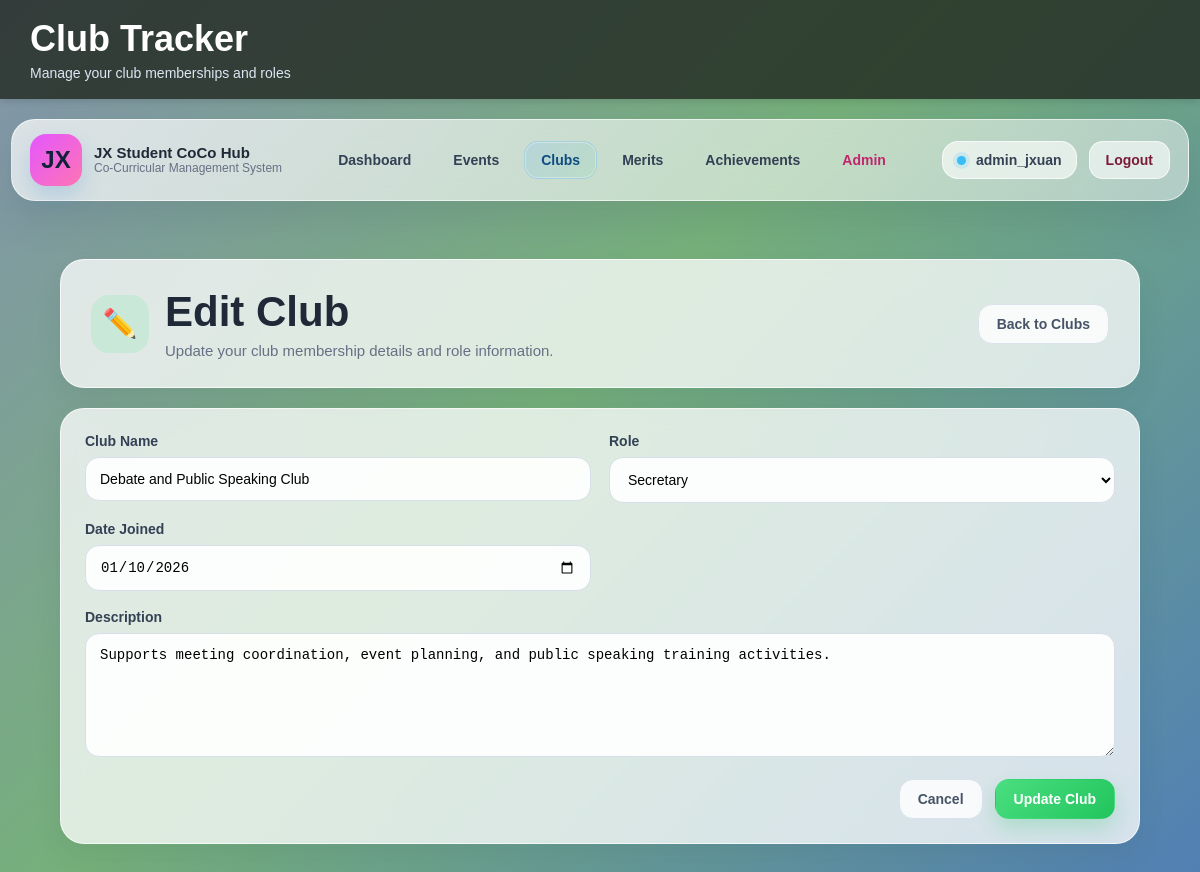
The page /club/club_edit.php?club_id=14 (signed in) on the database its author committed.
### tables this page shows
CREATE TABLE `clubs` (
  `club_id` int(11) NOT NULL,
  `user_id` int(11) NOT NULL,
  `club_name` varchar(255) NOT NULL,
  `role` varchar(100) NOT NULL,
  `join_date` date NOT NULL,
  `description` text DEFAULT NULL
);

### club/club_edit.php (the view, shortened to what this page needs)
<?php
include("../db.php");
$user_id = $_SESSION['user_id'];
$club_id = mysqli_real_escape_string($con, $_GET['club_id']);
$select_query = "SELECT * FROM clubs WHERE club_id='$club_id' AND user_id='$user_id'";
$select_result = mysqli_query($con, $select_query);
$row = mysqli_fetch_assoc($select_result);
if(isset($_POST['submit'])) {
    $club_name = mysqli_real_escape_string($con, trim($_POST['club_name']));
    $role = mysqli_real_escape_string($con, trim($_POST['role']));
    $join_date = mysqli_real_escape_string($con, trim($_POST['join_date']));
    $description = mysqli_real_escape_string($con, trim($_POST['description']));
    if(!empty($club_name) && !empty($role) && !empty($join_date)) {
        $check_query = "SELECT * FROM clubs WHERE user_id='$user_id' AND club_name='$club_name' AND role='$role' AND club_id != '$club_id'";
        $check_result = mysqli_query($con, $check_query);
        if (mysqli_num_rows($check_result) > 0) {
            $message = "You already have another record as '$role' in '$club_name'.";
            $message_type = "error";
        } else {
            $current_date = date("Y-m-d");
            if ($join_date > $current_date) {
                $message = "Date Joined cannot be in the future.";
                $message_type = "error";
            } else {
                $update_query = "UPDATE clubs SET club_name='$club_name', role='$role', join_date='$join_date', description='$description' WHERE club_id='$club_id' AND user_id='$user_id'";
                if(mysqli_query($con, $update_query)) {
                    header("Location: club_list.php?status=updated");
                    exit();
                } else {
                    $message = "Error updating club. Please try again.";
                    $message_type = "error";
                }
            }
        }
    } else {
        $message = "Club Name, Role, and Date Joined are required fields.";
        $message_type = "error";
    }
} else {
    $club_name = $row['club_name'];
    $role = $row['role'];
    $join_date = $row['join_date'];
    $description = $row['description'];
}
include("../partials/header.php");
include("../partials/navbar.php");
?>
<div class="container module-shell club-shell">
    <section class="module-hero module-hero-club">
        <div class="module-hero-main">
            <div class="module-hero-icon club-accent-soft">✏️</div>
            <div class="module-hero-text-wrap">
                <h2>Edit Club</h2>
                <p>Update your club membership details and role information.</p>
            </div>
        </div>
        <div class="module-hero-actions">
            <a href="club_list.php" class="module-btn module-btn-secondary">Back to Clubs</a>
        </div>
    </section>
    <section class="module-form-card">
        <form method="POST" action="" class="module-form-layout">
            <div class="module-form-grid">
                <div class="module-field">
                    <label for="club_name">Club Name</label>
                    <input type="text" id="club_name" name="club_name" value="<?php echo htmlspecialchars($club_name); ?>" required>
                </div>
                <div class="module-field">
                    <label for="role">Role</label>
                    <select id="role" name="role" required>
                        <option value="Secretary" <?php if($role == 'Secretary') echo 'selected'; ?>>Secretary</option>
                    </select>
                </div>
                <div class="module-field">
                    <label for="join_date">Date Joined</label>
                    <input type="date" id="join_date" name="join_date" value="<?php echo htmlspecialchars($join_date); ?>" max="<?php echo date('Y-m-d'); ?>" required>
                </div>
                <div class="module-field module-field-full">
                    <label for="description">Description</label>
                    <textarea id="description" name="description" rows="6"><?php echo htmlspecialchars($description); ?></textarea>
                </div>
            </div>
            <div class="module-form-actions">
                <a href="club_list.php" class="module-btn module-btn-secondary">Cancel</a>
                <button type="submit" name="submit" class="module-btn module-btn-primary club-accent-btn">Update Club</button>
            </div>
        </form>
    </section>
</div>
</body>
</html>

### assets/style.css (style rules this page uses)
body { font-family: Arial, sans-serif; background: linear-gradient(135deg, #8394ad 0%, #76b07a 45%, #507eb6 100%); background-attachment: fixed; min-height: 100vh; margin: 0; }
.container { width: 90%; max-width: 1100px; margin: 30px auto; }
h2, h3 { color: #333333; margin-top: 0; }
p { color: #555555; }
label { font-weight: bold; color: #333333; }
input[type="text"], input[type="email"], input[type="password"], input[type="date"], textarea, select { width: 100%; padding: 10px; margin-top: 6px; margin-bottom: 16px; border: 1px solid #cccccc; border-radius: 8px; box-sizing: border-box; font-size: 14px; }
.module-shell { padding-top: 28px; padding-bottom: 36px; }
.module-hero, .module-filter-card, .module-content-card { background: rgba(255,255,255,0.76); border: 1px solid rgba(255,255,255,0.68); box-shadow: 0 14px 28px rgba(23, 45, 70, 0.08); backdrop-filter: blur(14px); border-radius: 24px; }
.module-hero { padding: 28px 30px; margin-bottom: 20px; display: flex; justify-content: space-between; align-items: center; gap: 20px; }
.module-hero-main { display: flex; align-items: center; gap: 16px; }
.module-hero-icon { width: 58px; height: 58px; border-radius: 18px; display: flex; align-items: center; justify-content: center; font-size: 28px; flex-shrink: 0; }
.module-hero-text-wrap h2 { margin: 0 0 6px; font-size: 42px; color: #1f2937; }
.module-hero-text-wrap p { margin: 0; font-size: 15px; color: #667085; }
.module-hero-actions { display: flex; align-items: center; gap: 12px; }
.module-btn { display: inline-flex; align-items: center; justify-content: center; padding: 11px 18px; border-radius: 14px; text-decoration: none; font-size: 14px; font-weight: 700; border: 1px solid transparent; transition: all 0.18s ease; cursor: pointer; }
.module-btn-primary { color: #ffffff; }
.module-btn-secondary { background: rgba(255,255,255,0.82); color: #475467; border-color: #dbe2ea; }
.module-form-card { background: rgba(255,255,255,0.76); border: 1px solid rgba(255,255,255,0.68); box-shadow: 0 14px 28px rgba(23, 45, 70, 0.08); backdrop-filter: blur(14px); border-radius: 24px; padding: 24px; }
.module-form-layout { display: block; }
.module-form-grid { display: grid; grid-template-columns: repeat(2, 1fr); gap: 18px 18px; }
.module-field { display: flex; flex-direction: column; }
.module-field-full { grid-column: 1 / -1; }
.module-field label { margin-bottom: 8px; font-size: 14px; font-weight: 700; color: #334155; }
.module-field input, .module-field select, .module-field textarea { width: 100%; margin: 0; padding: 13px 14px; border: 1px solid #d7dee8; border-radius: 14px; box-sizing: border-box; font-size: 14px; background: rgba(255,255,255,0.92); transition: border-color 0.18s ease, box-shadow 0.18s ease, background 0.18s ease; }
.module-field textarea { resize: vertical; min-height: 120px; }
.module-form-actions { display: flex; justify-content: flex-end; gap: 12px; margin-top: 22px; }
.club-accent-soft { background: rgba(74, 222, 128, 0.14); color: #18794e; }
.club-accent-btn { background: linear-gradient(135deg, #4ade80, #22c55e); box-shadow: 0 10px 20px rgba(34, 197, 94, 0.22); color: #ffffff; }

### rows shown on the page
clubs: club_name "Debate and Public Speaking Club", role "Secretary", join_date "01/10/2026", description "Supports meeting coordination, event planning, and public speaking training activities."

### other values the page prints
$page_title "Club Tracker"
$page_subtitle "Manage your club memberships and roles"
$_SESSION['user_name'] "admin_jxuan"
